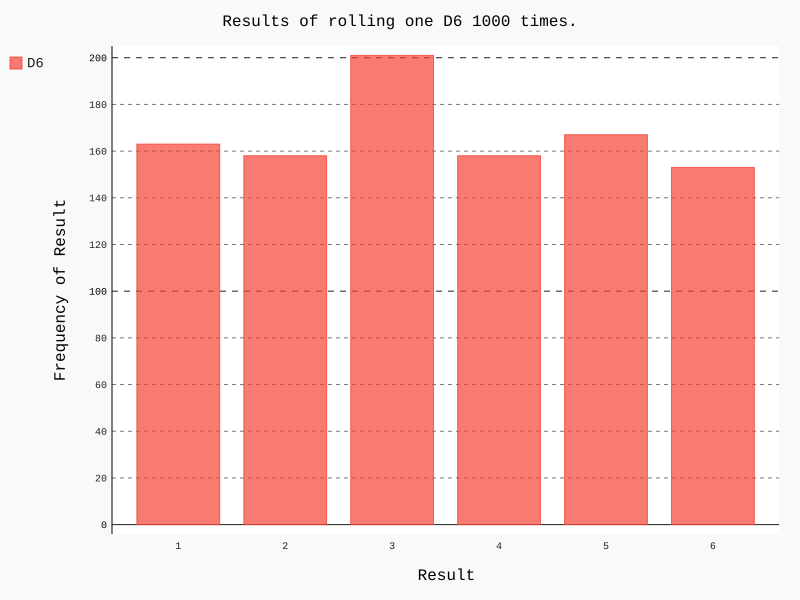

Write the Python code that produced this figure.
from die import Die
import pygal

# Create a D6.
die = Die()

# Make some rolls, and store the results in a list.
results = []
for roll_num in range(1000):
    result = die.roll()
    results.append(result)

# Analyze the results.
frequencies = []
for value in range(1, die.num_sides+1):
    frequency = results.count(value)
    frequencies.append(frequency)

# Visualize the results.
hist = pygal.Bar()

hist.title = "Results of rolling one D6 1000 times."
hist.x_labels = [str(i) for i in range(1, 7)]
hist.x_title = "Result"
hist.y_title = "Frequency of Result"

hist.add('D6', frequencies)
hist.render_to_file("die_visual.svg")
